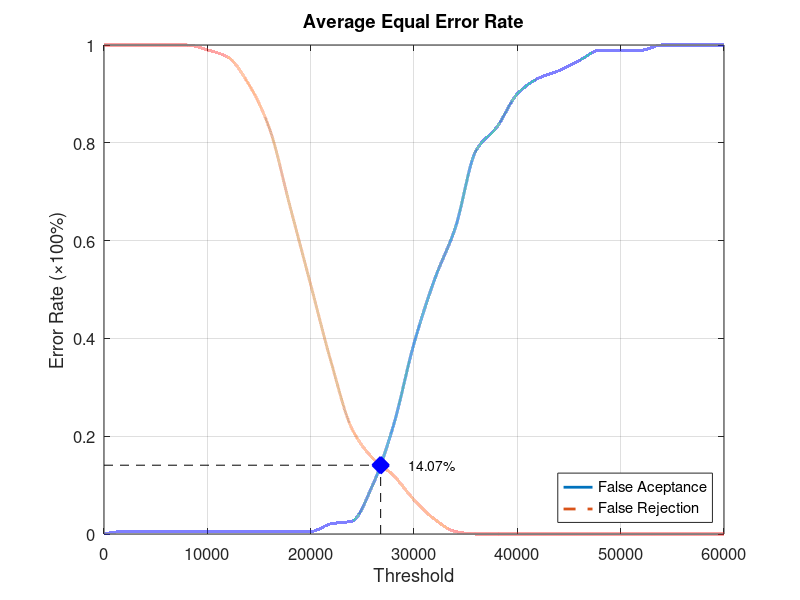
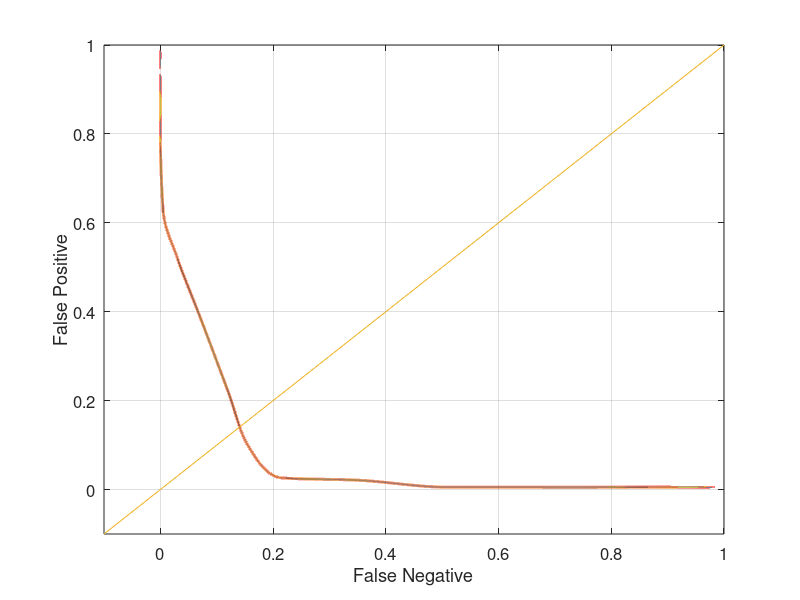

The MATLAB source for these figures, in order:
function yEER = Database4_1
close all;
clear;
clc;
x = 0:2000:60000;
xq = 0:0.5:60000;

y0 = [0 0.00526316 0.00526316 0.00526316 0.00526316 0.00526316 0.00526316 0.00526316 0.00526316 0.00526316 0.00526316 0.0210526 0.0263158 0.1 0.221053 0.389474 0.521053 0.626316 0.784211 0.831579 0.9 0.931579 0.947368 0.968421 0.989474 0.989474 0.989474 1 1 1 1];
yy0 = interp1(x, y0, xq, 'pchip');
y1 = [1 1 1 1 1 0.99 0.975 0.92 0.83 0.67 0.51 0.35 0.215 0.155 0.12 0.07 0.03 0.005 0 0 0 0 0 0 0 0 0 0 0 0 0];
yy1 = interp1(x, y1, xq, 'pchip');

% Calculating EER: 
y2 = abs(y0 - y1);
find(y2 == min(y2))
yy2 = abs(yy0 - yy1);
xEER = find(yy2 == min(yy2));
xEERIndex = xq(xEER) % X-axis EER
yEER = yy0(xEER) % Y-axis EER

main = figure
plot(xq, yy0,'-','LineWidth', 2);	hold on
plot(xq, yy1,'--','LineWidth', 2);	hold on
plot([xEERIndex xEERIndex], [0 yEER], 'k--');	hold on
plot([0 xEERIndex], [yEER yEER], 'k--');	hold on
plot(xEERIndex, yEER, 'bx', 'LineWidth', 10);	hold on
text(xEERIndex + 10 * xEERIndex / 100, yEER, [num2str(round((10000 * yEER)) / 100) '%'])
legend('False Aceptance', 'False Rejection', 'Location', 'SouthEast')
xlabel('Threshold')
ylabel('Error Rate (\times100%)')
title('Average Equal Error Rate')
set(gca, 'FontSize', 12)
axis([0 60000 0 1])
grid on

print(main, 'Database4_1Main', '-dpng');
FNRxFPR = figure('Color', [1 1 1]);
plot(yy1, yy0, '-', yy1, yy0, 'LineWidth', 2);
hold on
y = -0.1:0.1:1
plot(y, y); 
set(gca, 'FontSize', 12)
xlabel('False Negative')
ylabel('False Positive')
axis([-0.1 1 -0.1 1])
set(gca, 'FontSize', 12)
grid on

print(FNRxFPR, 'Database4_1FNRxFPR','-dpng');
end
